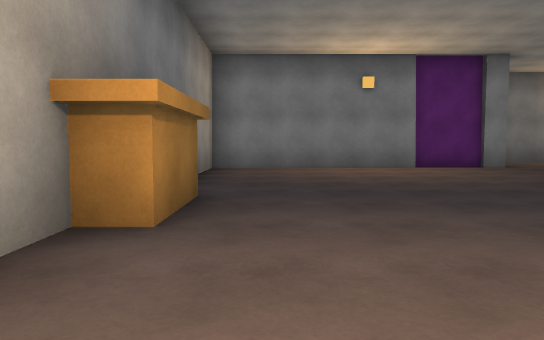
view 1 (above)

15 first-person views from a walk through a Unity game level. The camera is 1.2 m above the floor, tilts 4° down and sees 70° across. The floor is counted in squares, 2 m on a side. Each view is taken from the middle of a square. On the plan, view 1 faces up. The plan holds only what a view shows up to about 11 squares ahead; the rest is blank. The place goes on beyond the plan. The player character is not drawn.

view 2
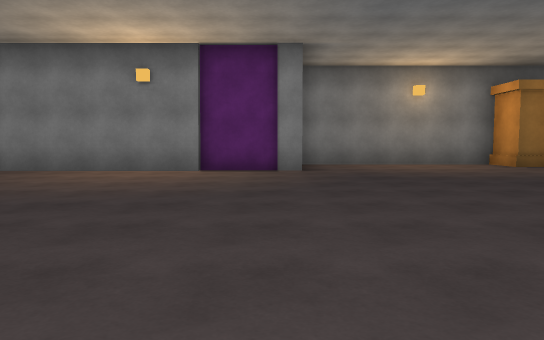

view 3
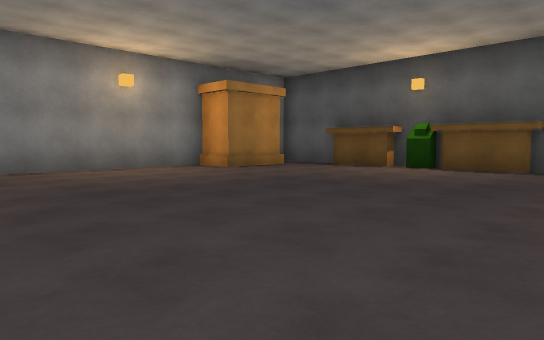

view 4
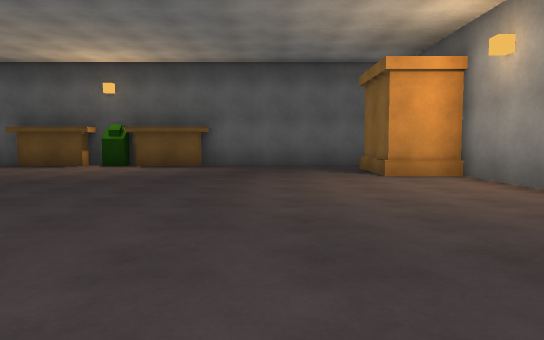

view 5
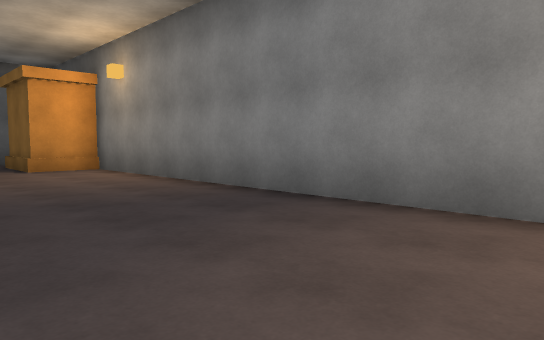

view 6
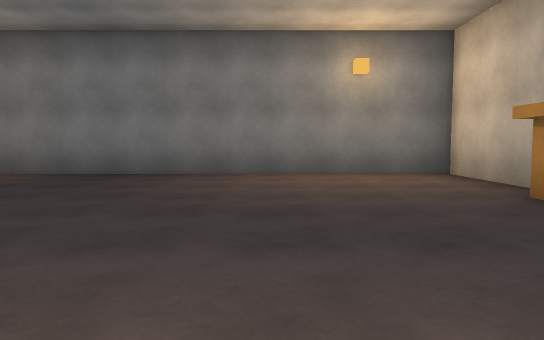

view 7
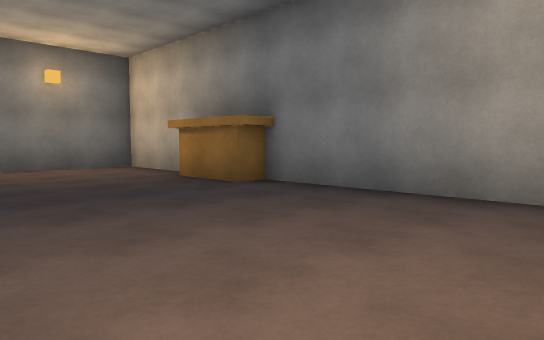

view 8
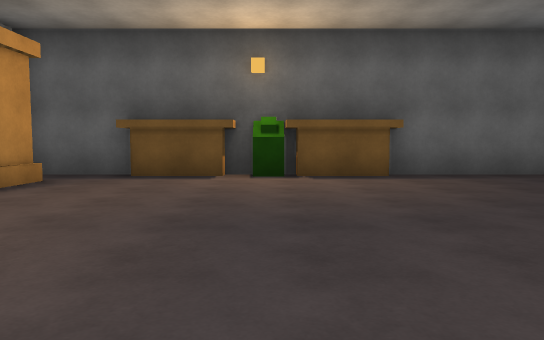

view 9
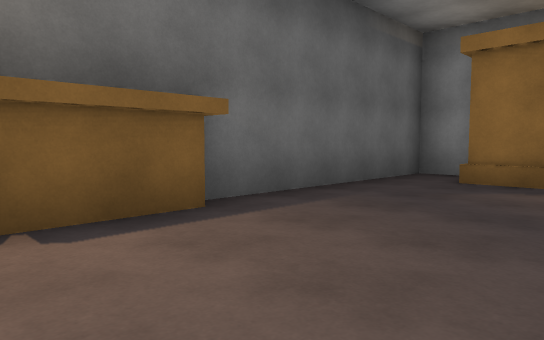

view 10
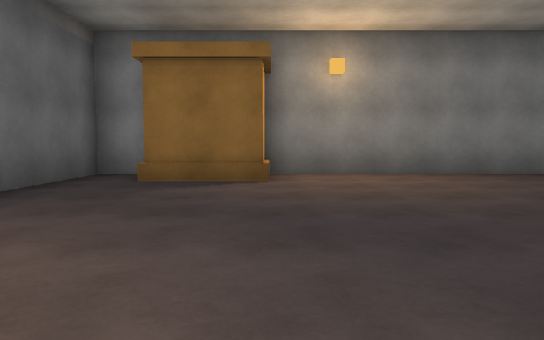

view 11
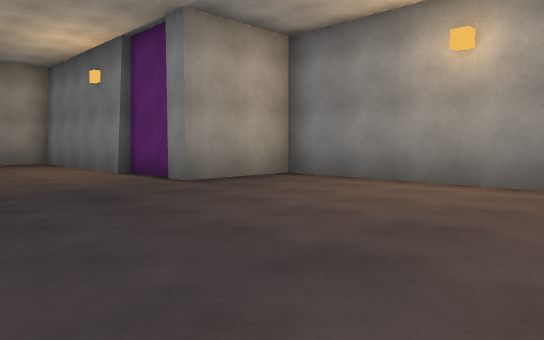

view 12
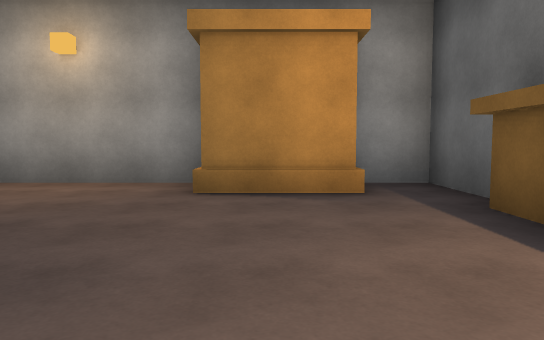

view 13
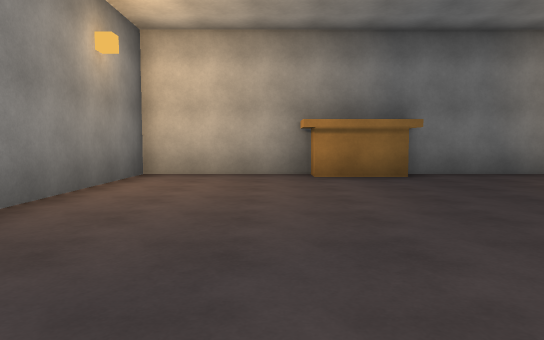

view 14
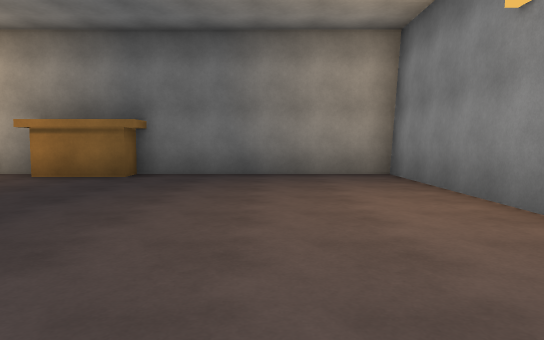

view 15
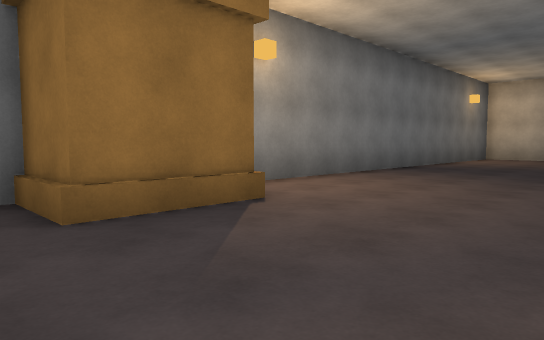

### Floor plan
Points are (right, up) in squares from view 1. A wall is a line through its corners. A room is listed if a view was taken in it or the views show most of it. See-through windows are left out.
Room 1 (views 1, 2, 3, 4, 5, 6, 7, 8, 9, 10, 11, 12, 13, 14, 15)
walls: (5.2, 9.5) (3.4, 9.5); (3.5, 9.3) (-1.4, 9.3) (-1.4, 4.4) (-0.8, 4.4) (-0.8, 2.7) (-1.4, 2.7) (-1.4, -0.5) (11.1, -0.5) (11.1, 0.9) (13, 0.9) (13, -0.5) (14.4, -0.5) (14.4, 5); (14, 4.9) (14, 6.6); (14, 6.8) (14, 7.4); (14.4, 6.5) (14.4, 8); (14, 7.9) (14, 9.6); (13.1, 10.7) (11.1, 10.7) (11.1, 11.8) (5.7, 11.8) (5.7, 9.3) (5.1, 9.3); (14.4, 9.6) (14.4, 11.8) (13.2, 11.8)

Where each view was taken, in squares from view 1:
view 1: 0 up, 0 right, facing up
view 2: 1 up, 5 right, facing up
view 3: 3 up, 5 right, facing up-right
view 4: 3 up, 4 right, facing right
view 5: 3 up, 2 right, facing down-right
view 6: 7 up, 2 right, facing down
view 7: 9 up, 3 right, facing down-left
view 8: 7 up, 7 right, facing right
view 9: 7 up, 11 right, facing down-right
view 10: 7 up, 11 right, facing down
view 11: 6 up, 11 right, facing up-left
view 12: 6 up, 12 right, facing up
view 13: 2 up, 6 right, facing left
view 14: 7 up, 6 right, facing left
view 15: 4 up, 14 right, facing down-left
